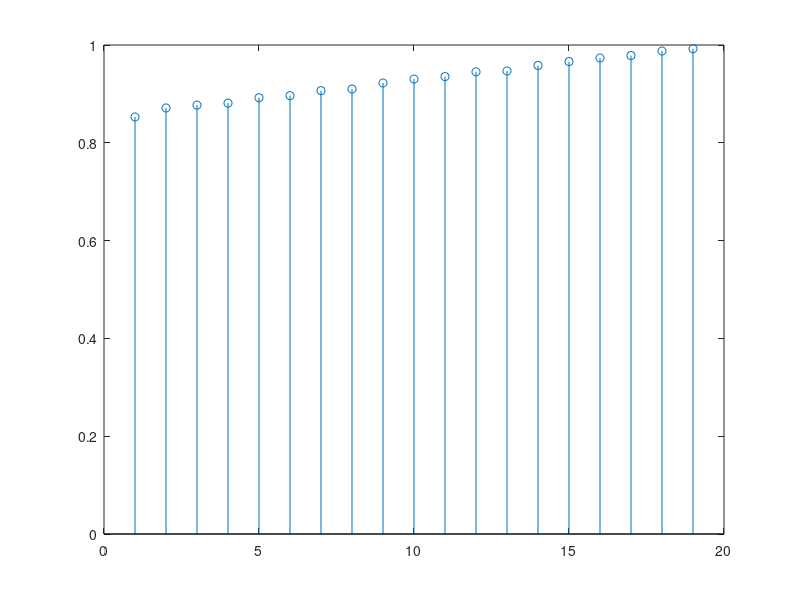

MATLAB code for this plot:
% Guião PL2 --> 2.3 

% Exercicio 4

%p1 = 0,2% componentes 1 com defeito
%p2 = 0,5% componentes 2 com defeito
%Um brinquedo está com defeito se pelo menos uma das componentes tiver
%defeito
%pa = 0,1% processo de montagem com defeito

clc

%4.
N = 1e4;
n = 20;
p1 = 0.002;
p2 = 0.005;
pa = 0.001;

%a)
resultados = zeros(n,N);
for i=1:N
    defeitos = rand(3,n);

    for j=1:n
        if (defeitos(1,j) < p1 || defeitos(2,j) < p2 || defeitos(3,j) < pa)
            resultados(j,i) = 1;
        end
    end
end

teste = 0;
for i=1:N
    t = randperm(n,1);
    if resultados(t,i) == 1
       teste = teste + 1;
    end
end

prob = 1 - (teste/N);

fprintf("a) A probabilidade da caixa ser comercializada quando m = 1 é de %.4f\n", prob); 

%b)
prob= 1:19;
z = 1:19;

for k=1:19
    z(k)=k;
end

for k=1:19
    resultados = zeros(n,N);
    for i=1:N
        defeitos = rand(3,n);

        for j=1:n
            if (defeitos(1,j) < p1 || defeitos(2,j) < p2 || defeitos(3,j) < pa)
                resultados(j,i) = 1;
            end
        end
    end
    defeito = sum(resultados);
    teste = 0;  

    for i=1:N
        t = randperm(n,k);
        if resultados(t,i) == 1
           teste = teste + 1;
        end
        if resultados(t,i) == 0
            if defeito(i) ~= 0
                teste = teste + 1;
            end
        end

    end

    prob(k) = 1 - (teste/N);
end

fprintf("b) Figure 1: O menor valor de m necessário para atingir o objetivo desejado é 7\n");

stem(z,prob)